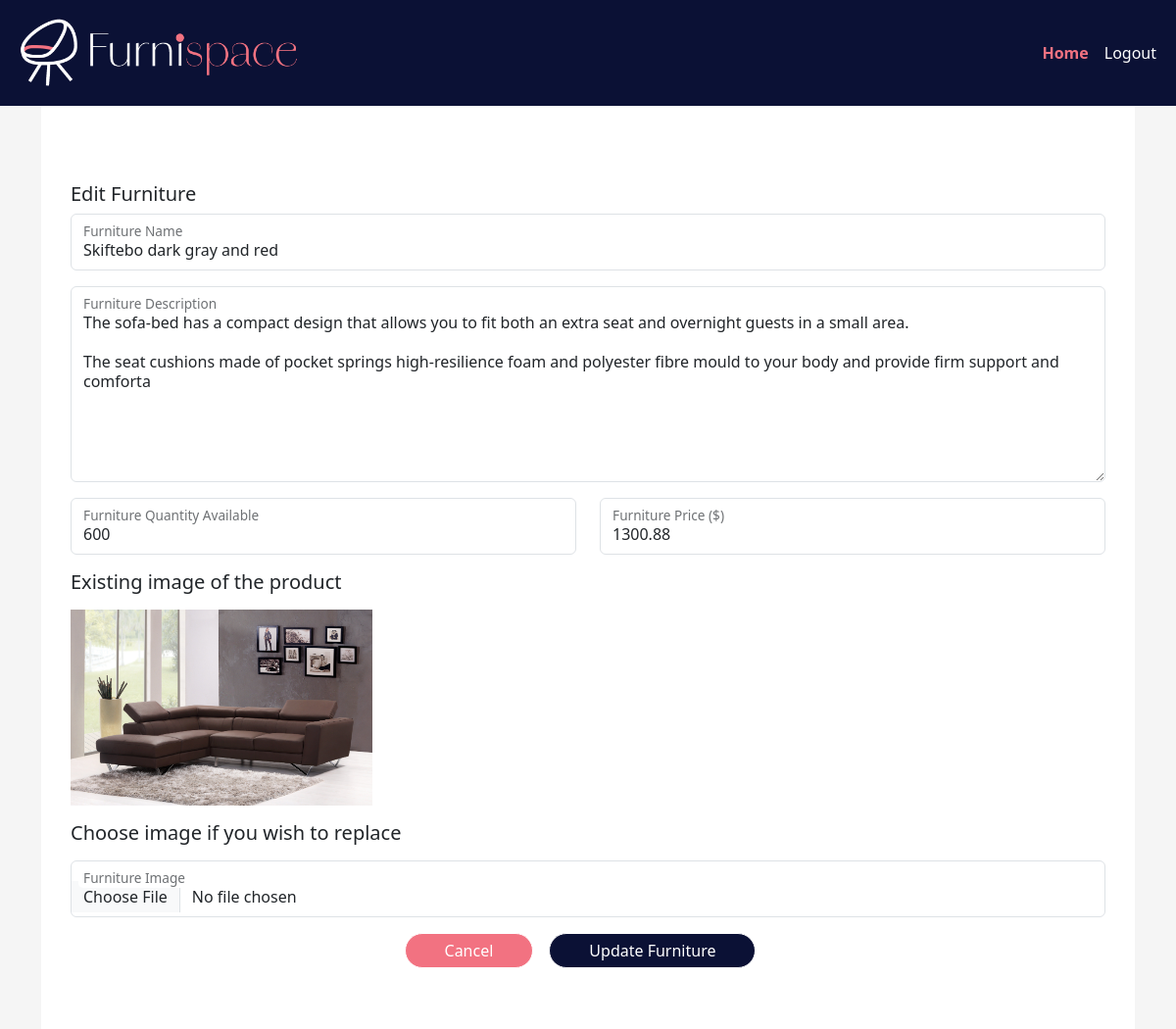
Screenshot of /manage_furniture.php?user_id=1&id=4 with the database file from the repository.
### tables this page shows
CREATE TABLE `tbl_furniture` (
  `furniture_id` int(11) UNSIGNED NOT NULL,
  `user_id` int(11) UNSIGNED NOT NULL,
  `furniture_name` varchar(255) NOT NULL,
  `furniture_description` varchar(255) NOT NULL,
  `furniture_quantity_available` varchar(20) NOT NULL,
  `furniture_price` varchar(20) NOT NULL,
  `furniture_image` varchar(255) NOT NULL,
  `furniture_added_by` varchar(100) NOT NULL
);

### manage_furniture.php (the view, shortened to what this page needs)
<?php
include 'config/db_connection_pdo.php';
$form_data = [];
$user_id = $_GET['user_id'];
$furniture_id = isset($_GET['id']) ? $_GET['id'] : null;
if ($user_id) {
    $stmt = $pdo->prepare("SELECT user_id, user_firstname, user_lastname FROM tbl_user WHERE user_id = ?");
    $stmt->bindValue(1, $user_id);
    if ($stmt->execute()) {
        $row = $stmt->fetch(PDO::FETCH_ASSOC);
        if ($row) {
            $form_data['user_id'] = $row['user_id'];
            $form_data['firstname'] = $row['user_firstname'];
            $form_data['lastname'] = $row['user_lastname'];
        } else {
            echo "Error: " . $stmt->errorInfo()[2];
        }
    }
}
if ($furniture_id) {
    $stmt = $pdo->prepare("SELECT * FROM tbl_furniture WHERE furniture_id = ?");
    $stmt->execute([$furniture_id]);
    $furniture_item = $stmt->fetch(PDO::FETCH_ASSOC);
    if ($furniture_item) {
        $form_data = array_merge($form_data, $furniture_item);
    } else {
        echo "No furniture item found with that ID.";
        exit;
    }
}
?>
<!DOCTYPE html>
<html lang="en">
<head>
    <link href="https://cdn.jsdelivr.net/npm/bootstrap@5.3.3/dist/css/bootstrap.min.css" rel="stylesheet">
    <link href="assets/css/style.css" rel="stylesheet">
</head>
<body>
    <nav class="navbar navbar-expand-lg navbar-light bg-light">
        <div class="container-fluid">
            <a class="navbar-brand" href="admin_dashboard.php?user_id=<?php echo $user_id; ?>">
                <img src="assets/images/logo-light.png" alt="" width="300">
            </a>
            <div class="collapse navbar-collapse justify-content-end" id="navbarSupportedContent">
                <div class="d-flex">
                    <ul class="navbar-nav me-auto mb-2 mb-lg-0">
                        <li class="nav-item">
                            <a class="nav-link active" aria-current="page" href="admin_dashboard.php?user_id=<?php echo $user_id; ?>">Home</a>
                        </li>
                        <li class="nav-item">
                            <a class="nav-link" href="index.php">Logout</a>
                        </li>
                    </ul>
                </div>
            </div>
        </div>
    </nav>
    <div class="container">
        <div class="dashboard">
            <div class="row mt-5 mb-3">
                <div class="col-12">
                    <h5><?php echo $furniture_id ? 'Edit' : 'Add'; ?> Furniture</h5>
                </div>
                <div class="col-12">
                    <form method="post" action=" " enctype="multipart/form-data" id="admin_dashboard">
                        <div class="row">
                            <div class="col-md-12 mb-3">
                                <div class="form-floating ">
                                    <input class="form-control" placeholder="Eg:Corner sofa-bed with storage" type="text" id="furniture_name" name="furniture_name" value="<?php echo isset($form_data['furniture_name']) ? $form_data['furniture_name'] : ''; ?>">
                                    <label class="form-label" for="furniture_name">Furniture Name</label>
                                </div>
                            </div>
                            <div class="col-md-12 mb-3">
                                <div class="form-floating ">
                                    <textarea class="form-control" id="furniture_description" name="furniture_description" placeholder="Eg:This sofa converts quickly and easily into a spacious bed when you remove the back cushions and pull out the underframe." rows="10"><?php echo isset($form_data['furniture_description']) ? $form_data['furniture_description'] : ''; ?></textarea>
                                    <label class="form-label" for="furniture_description">Furniture Description</label>
                                </div>
                            </div>
                            <div class="col-md-6 mb-3">
                                <div class="form-floating ">
                                    <input class="form-control" placeholder="Enter a valid quantity" type="text" id="furniture_quantity_available" name="furniture_quantity_available" value="<?php echo isset($form_data['furniture_quantity_available']) ? $form_data['furniture_quantity_available'] : ''; ?>">
                                    <label class="form-label" for="furniture_quantity_available">Furniture Quantity Available</label>
                                </div>
                            </div>
                            <div class="col-md-6 mb-3">
                                <div class="form-floating ">
                                    <input class="form-control" placeholder="Eg:500.20" type="text" id="furniture_price" name="furniture_price" value="<?php echo isset($form_data['furniture_price']) ? $form_data['furniture_price'] : ''; ?>">
                                    <label class="form-label" for="furniture_price">Furniture Price ($)</label>
                                </div>
                            </div>
                            <div class="col-md-12 mb-3">
                                <?php if (isset($form_data['furniture_image']) && $furniture_id) { ?>
                                    <h5 class=" mb-3">Existing image of the product</h5>
                                    <img src="<?php echo isset($form_data['furniture_image']) ? $form_data['furniture_image'] : ''; ?>" class="card-img-top  mb-3">
                                    <h5 class=" mb-3">Choose image if you wish to replace</h5>
                                <?php } ?>
                                <div class="form-floating ">
                                    <input class="form-control" type="file" id="furniture_image" name="furniture_image" value="<?php echo isset($form_data['furniture_image']) ? $form_data['furniture_image'] : ''; ?>">
                                    <label class="form-label" for="furniture_image">Furniture Image</label>
                                </div>
                            </div>
                            <div class="d-flex col-md-12 mb-3 justify-content-center">
                                <a href="admin_dashboard.php?user_id=<?php echo $user_id; ?>" class="btn btn-secondary">Cancel</a>
                                <button class="btn btn-primary mx-3" name="submit" id="submit"><?php echo $furniture_id ? 'Update' : 'Add'; ?> Furniture</button>
                            </div>
                        </div>
                    </form>
                </div>
            </div>
        </div>
    </div>
</body>
</html>

### assets/css/style.css (style rules this page uses)
.form-control::placeholder { opacity: 0.5; }
body { background-color: #F5F5F5; background-image: url("../images/home-image.jpg"); background-size: cover; background-repeat: no-repeat; object-fit: cover; }
.bg-light { background-color: #0b1135 !important; }
.navbar-light .navbar-nav .nav-link, .navbar-light .navbar-nav .nav-link:hover { color: #fff }
.navbar-light .navbar-nav .nav-link.active, .navbar-light .navbar-nav .show>.nav-link { color: #F27281; font-weight: bold; }
.btn-primary, .btn-secondary { color: #fff; background-color: #0b1135; border-color: #fff; border-radius: 20px; padding: 5px 40px; }
.btn-secondary { background-color: #F27281; }
a { color: #0b1135; }
.dashboard { padding: 30px; background: #ffffff; }
.card-img-top { height: auto; width: fit-content; margin: 0 auto; max-width: 90%; max-height: 200px; }
textarea { min-height: 200px !important; }

### rows the page displays
tbl_furniture: furniture_name "Skiftebo dark gray and red", furniture_description "The sofa-bed has a compact design that allows you to fit both an extra seat and overnight guests in a small area. The seat cushions made of pocket springs high-resilience foam and polyester fibre mould to your body and provide firm support and comforta", furniture_quantity_available "600", furniture_price "1300.88", furniture_image (picture)
